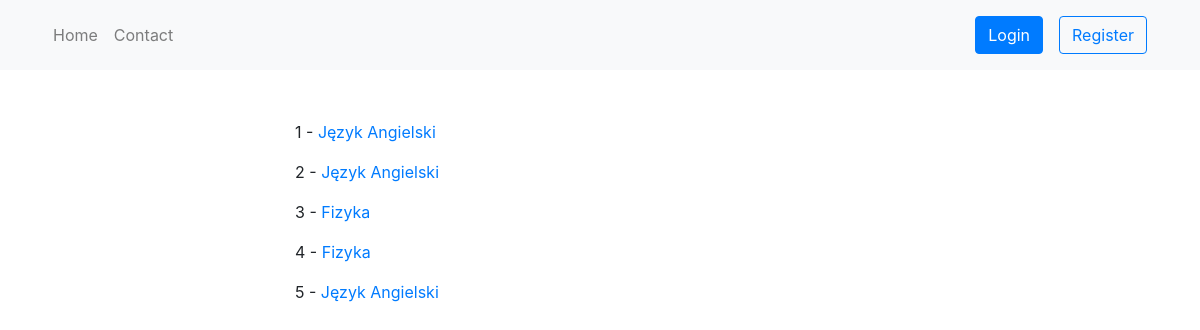
/schedule/, run on an earlier commit of the app's database.
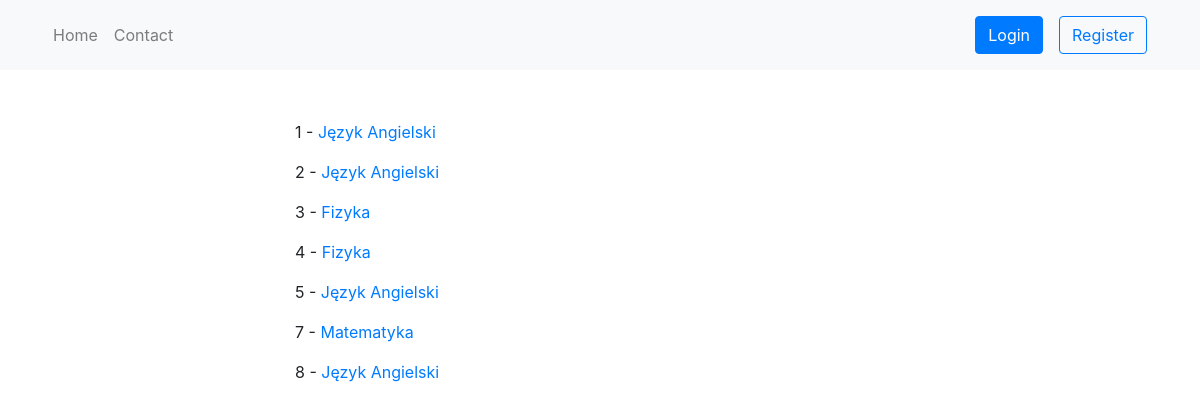
And on a later commit of the database.
### schedule/models.py (models this page shows, shortened)
class Lesson(models.Model):
    subject = models.ForeignKey(Subject, on_delete=models.CASCADE)
    location = models.ForeignKey(Location, on_delete=models.CASCADE)
    start_time = models.DateTimeField()
    end_time = models.DateTimeField()
    pupil = models.ForeignKey(CustomUser, related_name='pupil', on_delete=models.CASCADE,
                              blank=True, null=True, default=None)
    teacher = models.ForeignKey(CustomUser, related_name='teacher', on_delete=models.CASCADE, default=None)
    class_group = models.ForeignKey(ClassGroup, on_delete=models.CASCADE, blank=True, null=True, default=None)
    def get_absolute_url(self):
        return reverse("schedule:lesson-detail", kwargs={"id": self.id})

class Subject(models.Model):
    title = models.CharField(max_length=50)
    def __str__(self):
        return self.title

### schedule/views.py (the view)
# urls.py: path('', LessonListView.as_view(), name='lesson-list'),
class LessonListView(ListView):
    template_name = 'lesson/lesson_list.html'
    queryset = Lesson.objects.all()

### schedule/templates/lesson/lesson_list.html
{% extends 'base.html' %}
{% block content %}
{% for instance in object_list %}
     <p>{{ instance.id }} - <a href='{{ instance.get_absolute_url }}'>{{ instance.subject }}</a></p>
{% endfor %}
{% endblock %}

What changed in the data, as far as the page shows it:
added Lesson: id "7", subject "Matematyka"
added Lesson: id "8", subject "Język Angielski"
